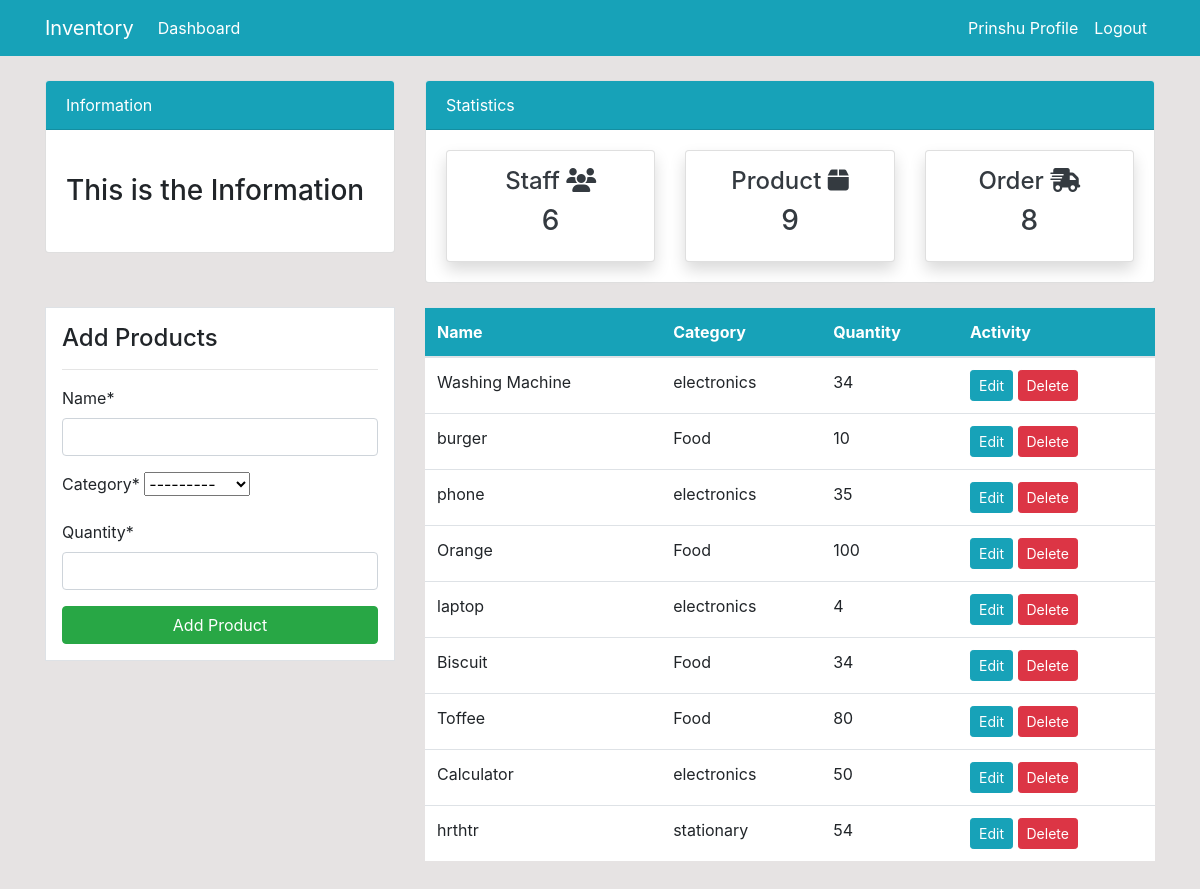
/product/ (signed in), run on the app's committed database.
### dashboard/models.py (models this page shows, shortened)
class Product(models.Model):
    name=models.CharField(max_length=100,null=True)
    category=models.CharField(max_length=20,choices=CATEGORY,null=True)
    quantity=models.PositiveIntegerField(null=True)
    class Meta:
        verbose_name_plural='Product'

### dashboard/views.py (the view)
# urls.py: path('product/', views.product ,name='dashboard-product'),
@login_required
def product(request):
    items=Product.objects.all()
    workers_count=User.objects.all().count()
    order_count=Order.objects.all().count()
    product_count=Product.objects.all().count()
    if request.method=="POST":
        form=ProductForm(request.POST)
        if form.is_valid():
            form.save()
            product_name=form.cleaned_data.get('name')
            messages.success(request,f'{product_name} has been added')
            return redirect('dashboard-product')
    else:
        form=ProductForm
    context={
        'items':items,
        'form':form,
        'workers_count':workers_count,
        'order_count':order_count,
        'product_count':product_count,
    }
    return render(request,'dashboard/product.html',context)

### templates/dashboard/product.html (shortened to what this page needs)
{% extends "partials/base.html" %}
{% load crispy_forms_tags %}
{% block content %}
{% include "partials/topnav.html" %}
<div class="container">
    <div class="row my-4" >
        <div class="col-md-4">
            <div class="border bg-white p-3">
                <h4>Add Products</h4>
                <hr>
                <form method="POST">
                    {{form|crispy}}
                    <input class="btn btn-success btn-block" type="submit" value="Add Product">
                </form>
            </div>
        </div>
        <div class="col-md-8">
            <table class="table bg-white">
                <thead class="bg-info">
                <tr class="text-white">
                    <th scope="col">Name</th>
                    <th scope="col">Category</th>
                    <th scope="col">Quantity</th>
                    <th scope="col">Activity</th>
                </tr>
                </thead>
                <tbody>
                    {% for item in items%}
                <tr>
                    <td>{{item.name}}</td>
                    <td>{{item.category}}</td>
                    <td>{{item.quantity}}</td>
                    <td>
                        <a class="btn btn-info btn-sm" href="{%url 'dashboard-product-update' item.id %}">Edit</a>
                        <a class="btn btn-danger btn-sm" href="{%url 'dashboard-product-delete' item.id %}">Delete</a>
                    </td>
                </tr>
                {% endfor %}
                </tbody>
            </table>
        </div>
    </div>
</div>
{% endblock %}

### templates/partials/nav.html (shortened to what this page needs)
<nav class="navbar navbar-expand-lg navbar-info bg-info">
    {% if user.is_authenticated%}
    <div class="container">
        <a class="navbar-brand text-white" href="{% url 'dashboard-index'%}">Inventory</a>
        <div class="collapse navbar-collapse" id="navbarSupportedContent">
        <ul class="navbar-nav mr-auto">
            <li class="nav-item active">
            <a class="nav-link text-white" href="{% url 'dashboard-index'%}">Dashboard <span class="sr-only">(current)</span></a>
            </li>
        </ul>
        <ul class="navbar-nav ml-auto">
            <li class="nav-item active">
            <a class="nav-link text-white" href="{% url 'user-profile'%}">{{user.username}} Profile<span class="sr-only">(current)</span></a>
            </li>
            <li class="nav-item">
            <a class="nav-link text-white" href="{% url 'user-logout' %}">Logout</a>
            </li>
        </ul>
        {%endif%}
        </div>
    </div>
  </nav>

### static/style.css (style rules this page uses)
body { background: rgb(230, 227, 227); }

### data on the page
Product: name "Washing Machine", category "electronics", quantity "34"
Product: name "burger", category "Food", quantity "10"
Product: name "phone", category "electronics", quantity "35"
Product: name "Orange", category "Food", quantity "100"
Product: name "laptop", category "electronics", quantity "4"
Product: name "Biscuit", category "Food", quantity "34"
Product: name "Toffee", category "Food", quantity "80"
Product: name "Calculator", category "electronics", quantity "50"
Product: name "hrthtr", category "stationary", quantity "54"

### other printed values
{{ user.username }} "Prinshu"
{{ workers_count }} "6"
{{ product_count }} "9"
{{ order_count }} "8"
